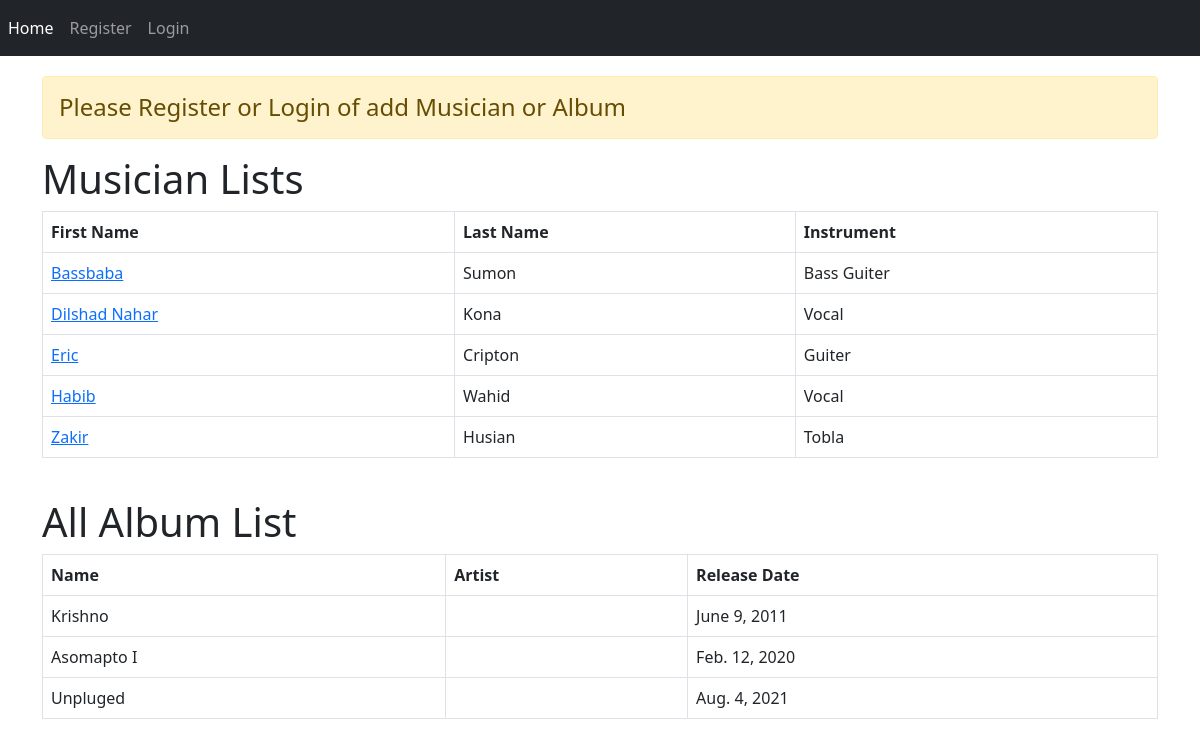
The page / on the database its author committed.
### adding/models.py (models this page shows, shortened)
class Musician(models.Model):
    first_name = models.CharField(max_length=50)
    last_name = models.CharField(max_length=50)
    instrument = models.CharField(max_length=100)

class Album(models.Model):
    artist = models.ForeignKey(Musician, on_delete=models.CASCADE)
    name = models.CharField(max_length=50)
    release_date = models.DateField()
    rating = (
    (1, 'Worst'),
    (2, 'Bad'),
    (3, 'Not Bad'),
    (4, 'Good'),
    (5, 'Excelent')
    )
    num_stars = models.IntegerField(choices=rating)

### adding/views.py (the view)
# urls.py: path('', views.index, name='index'),
def index(request):
    musician_list = Musician.objects.order_by('first_name')
    album_list = Album.objects.order_by('release_date')
    diction={'title': 'Home Page','musician_list':musician_list,'album_list':album_list}
    return render(request, 'adding/index.html',context=diction)

### templates/adding/index.html (shortened to what this page needs)
{% extends 'adding/base.html' %}
{% block body_block %}
{% if not user.is_authenticated %}
<h4 class="alert alert-warning">Please Register or Login of add Musician or Album</h4>
{% endif %}
<h1>Musician Lists</h1>
<table class="table table-bordered">
  <tr>
    <th>First Name</th>
    <th>Last Name</th>
    <th>Instrument</th>
  </tr>
  {% for musician_list in musician_list %}
  <tr>
    <td><a href="{% url 'adding:album_list' artist_id=musician_list.id %}">{{ musician_list.first_name }}</a></td>
    <td>{{ musician_list.last_name }}</td>
    <td>{{ musician_list.instrument }}</td>
  </tr>
  {% endfor %}
</table>
<br>
<h1>All Album List</h1>
<table class="table table-bordered">
  <tr>
    <th>Name</th>
    <th>Artist</th>
    <th>Release Date</th>
  </tr>
  {% for album_list in album_list %}
  <tr>
    <td>{{ album_list.name }}</td>
    <td>{{ album_list.articles }}</td>
    <td>{{ album_list.release_date }}</td>
  </tr>
  {% endfor %}
</table>
{% endblock %}

### templates/adding/base.html (shortened to what this page needs)
<!DOCTYPE html>
<html lang="en" dir="ltr">
  <head>
    <link href="https://cdn.jsdelivr.net/npm/bootstrap@5.0.2/dist/css/bootstrap.min.css" rel="stylesheet">
  </head>
  <body>
    <nav class="navbar navbar-expand-lg navbar-dark bg-dark">
      <ul class="navbar-nav">
        <li class="nav-item">
          <a class="nav-link active" href="{% url 'adding:index' %}">Home</a>
        </li>
        {% if user.is_authenticated %}
        <li class="nav-item">
          <a class="nav-link" href="{% url 'adding:musician_form' %}">Add Musician</a>
        </li>
        <li class="nav-item">
          <a class="nav-link" href="{% url 'adding:album_form' %}">Add Album</a>
        </li>
        <li class="nav-item">
          <a class="nav-link" href="{% url 'login_app:logout' %}">Logout</a>
        </li>
        {% else %}
        <li class="nav-item">
          <a class="nav-link" href="{% url 'login_app:register' %}">Register</a>
        </li>
        <li class="nav-item">
          <a class="nav-link" href="{% url 'login_app:login' %}">Login</a>
        </li>
        {% endif %}
      </ul>
    </nav>
    <div class="container" style="padding-top: 20px">
      {% block body_block %}
      {% endblock %}
    </div>
  </body>
</html>

### rows shown on the page
Musician: first_name "Bassbaba", last_name "Sumon", instrument "Bass Guiter"
Musician: first_name "Dilshad Nahar", last_name "Kona", instrument "Vocal"
Musician: first_name "Eric", last_name "Cripton", instrument "Guiter"
Musician: first_name "Habib", last_name "Wahid", instrument "Vocal"
Musician: first_name "Zakir", last_name "Husian", instrument "Tobla"
Album: name "Krishno", release_date "June 9, 2011"
Album: name "Asomapto I", release_date "Feb. 12, 2020"
Album: name "Unpluged", release_date "Aug. 4, 2021"
